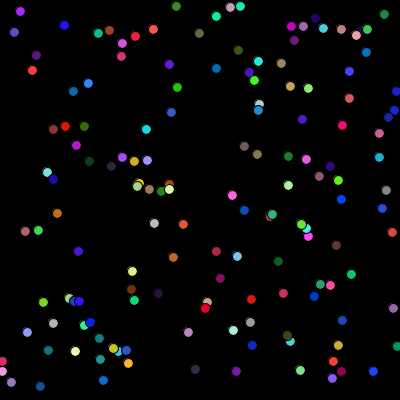
Frame 1 (no input)
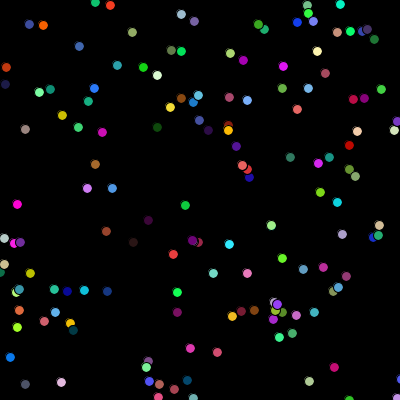
Frame 60 (the mouse pressed at the canvas centre just before this capture)
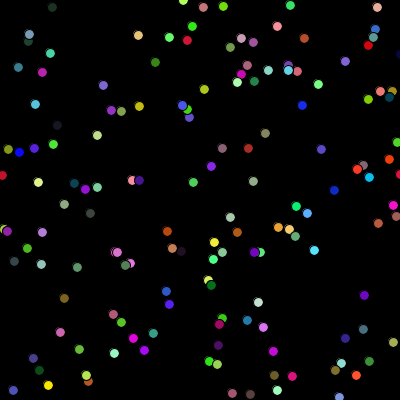
Frame 120 (the mouse held since frame 60 and released just before this capture)

The Processing sketch that drew these frames (run headless with seeded random() and noise(); from frame 60 on, the mouse is pressed at the canvas centre):

// Processing sketch: processing_82394
// ── processing_82394.pde

//Steven G., CP1 mods 14-15, Bouncing Balls 

Ball bob[];
void setup()
{
  size(400,400);
  bob = new Ball[150];
  for(int i=0;i<150;i++)
  {
    bob[i]=new Ball();
  }
}
void draw()
{
  background(0);
  for(int i=0;i<150;i++)
  {
  bob[i].move();
  bob[i].bounce();
  bob[i].show();
  }
}
class Ball
{
  int x,y;
  boolean up,right;
  Ball()
  {
    x=int(random(400));
    y=int(random(400));
    up=random(1)<.5;
    right=random(1)<.5;
  }
  void move()
  {
    if(up==true)
    {
      y--;
    }
    else
    {
      y++;
    }
    if(right==true)
    {
      x++;
    }
    else
    {
      x--;
    }
  }
  void show()
  {
    fill(random(255),random(255),random(255));
    ellipse(x,y,10,10);
  }
  void bounce()
  {
    if(x<0)
    {
      right = true;
    }
    if(x>400)
    {
      right = false;
    }
    if(y<0)
    {
      up=false;
    }
    if(y>400)
    {
      up=true;
    }
  }
}
